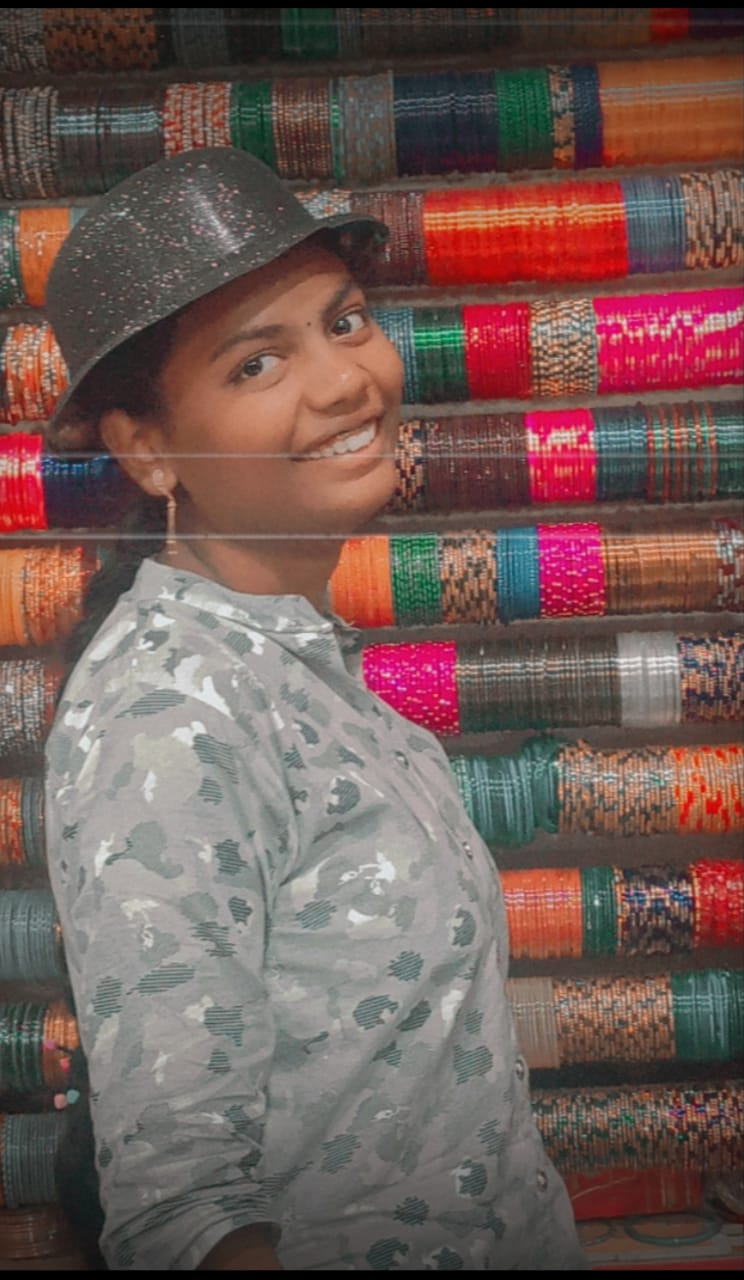
#> input picture Image to pencil sketch/image.jpeg, 744 x 1280 px
$ python pencil.py
#> lines starting #> are read from the running program, lines starting #| are printed output that depends on the picture
import cv2
import matplotlib.pyplot as plt
plt.style.use('seaborn')
img = cv2.imread("image.jpeg")
#> img is the input picture: shape (1280, 744, 3); mean B, G, R 85.4, 89.8, 113.5
img = cv2.cvtColor(img,cv2.COLOR_BGR2RGB)
img_gray = cv2.cvtColor(img, cv2.COLOR_BGR2GRAY)
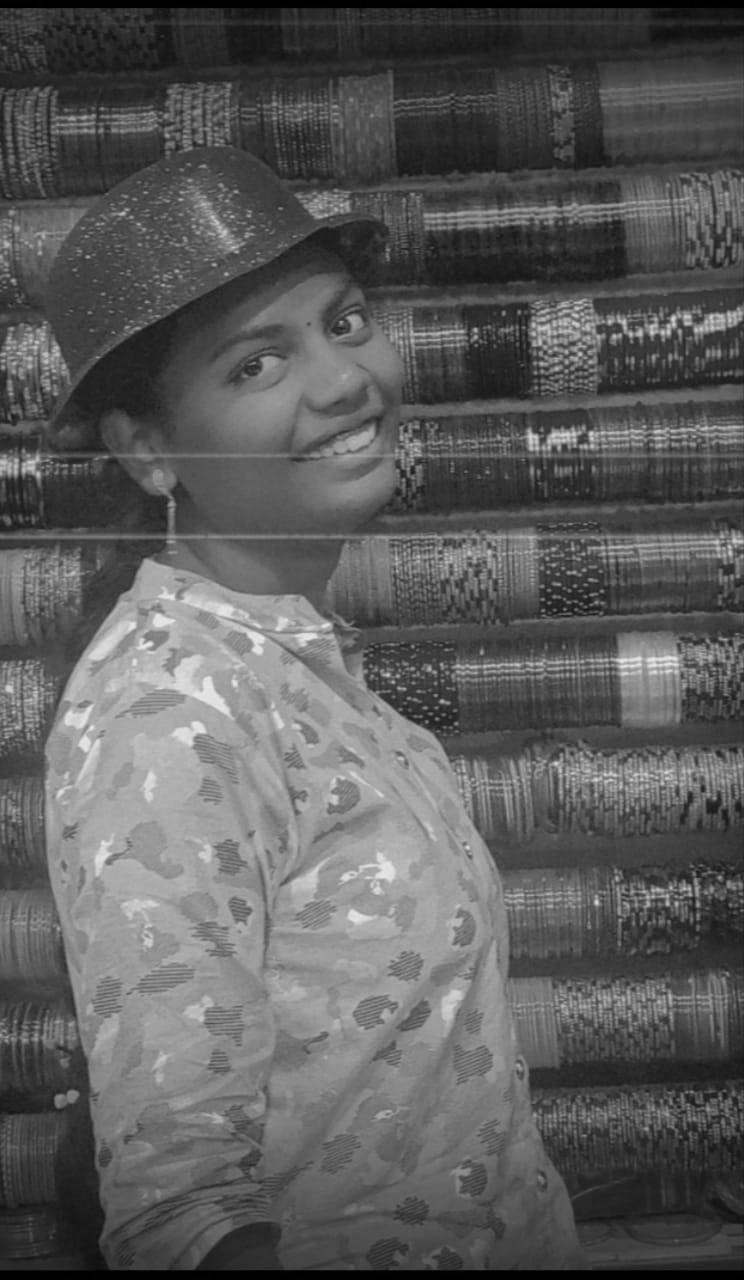
#> img_gray: shape (1280, 744); min 0, max 235, mean 91.2
img_invert = cv2.bitwise_not(img_gray)
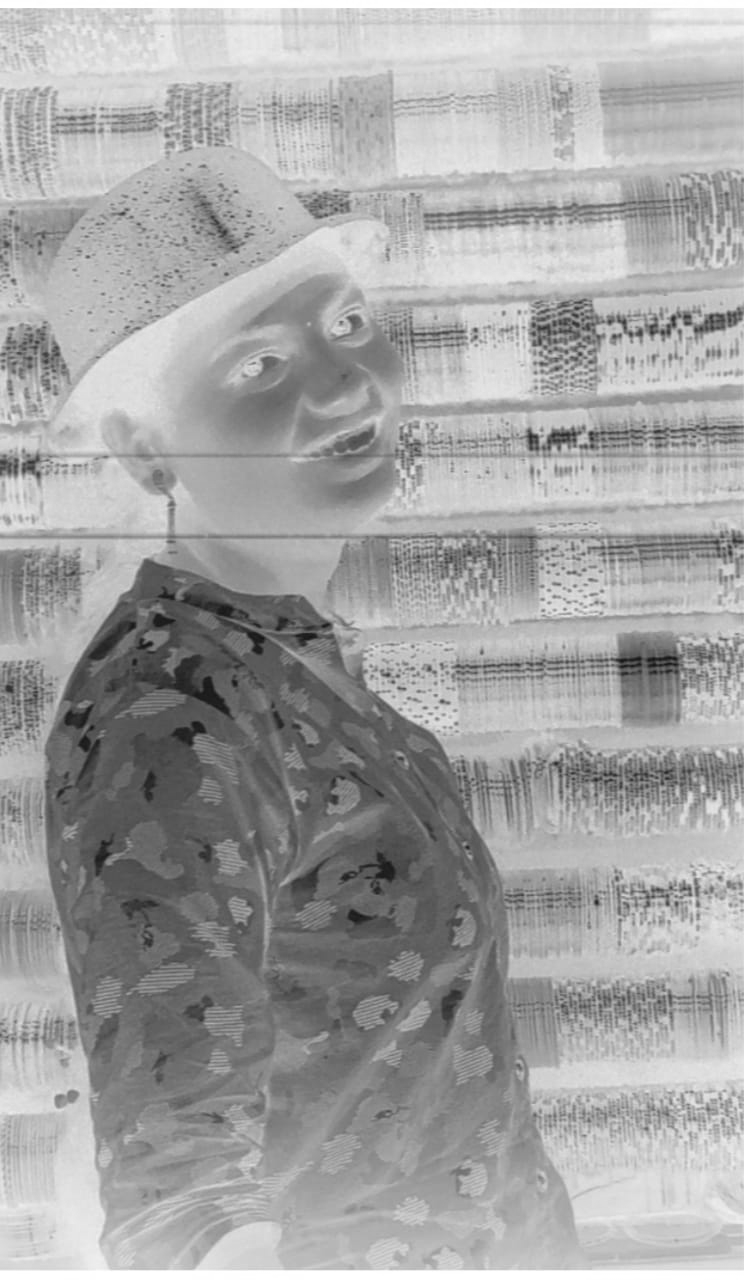
#> img_invert: shape (1280, 744); min 20, max 255, mean 163.8
img_smoothing = cv2.GaussianBlur(img_invert, (21, 21),sigmaX=0, sigmaY=0)
final = cv2.divide(img_gray, 255 - img_smoothing, scale=255)
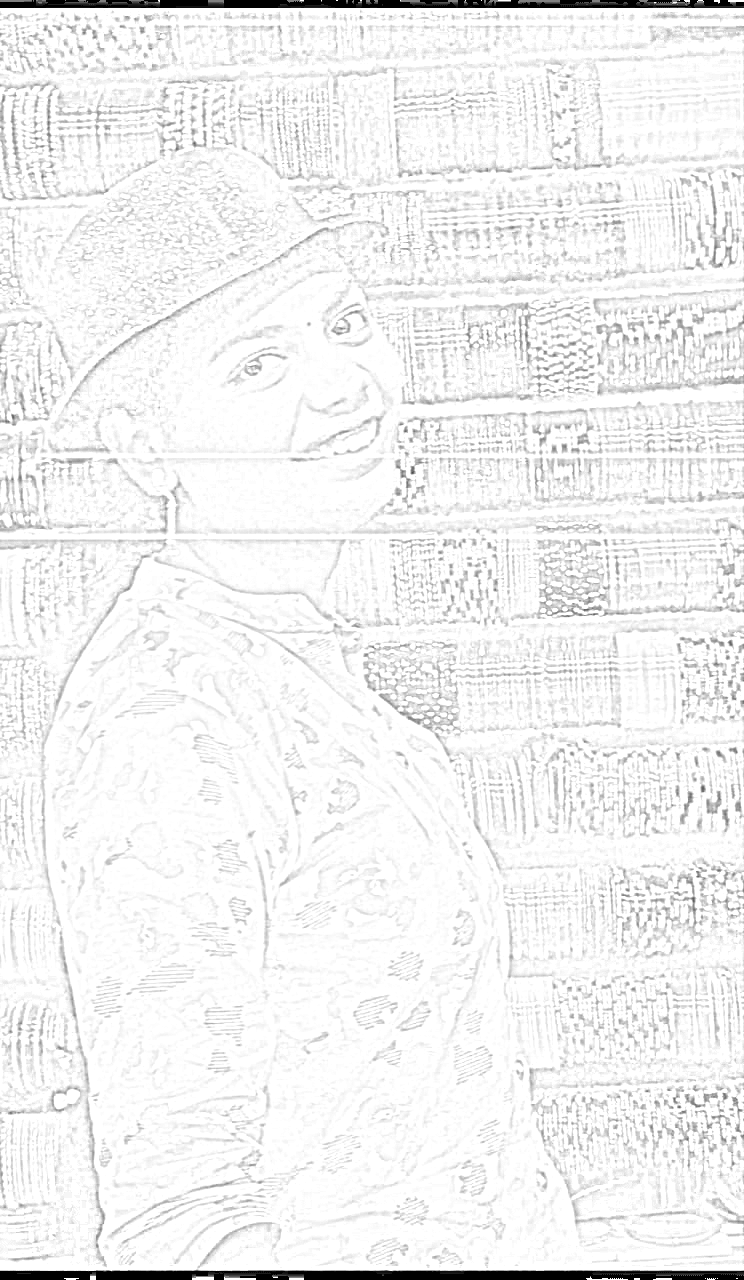
#> final: shape (1280, 744); min 0, max 255, mean 241.4
plt.figure(figsize=(8,8))
plt.imshow(final,cmap="gray")
plt.axis("off")
plt.title("Final Sketch Image")
plt.show()
